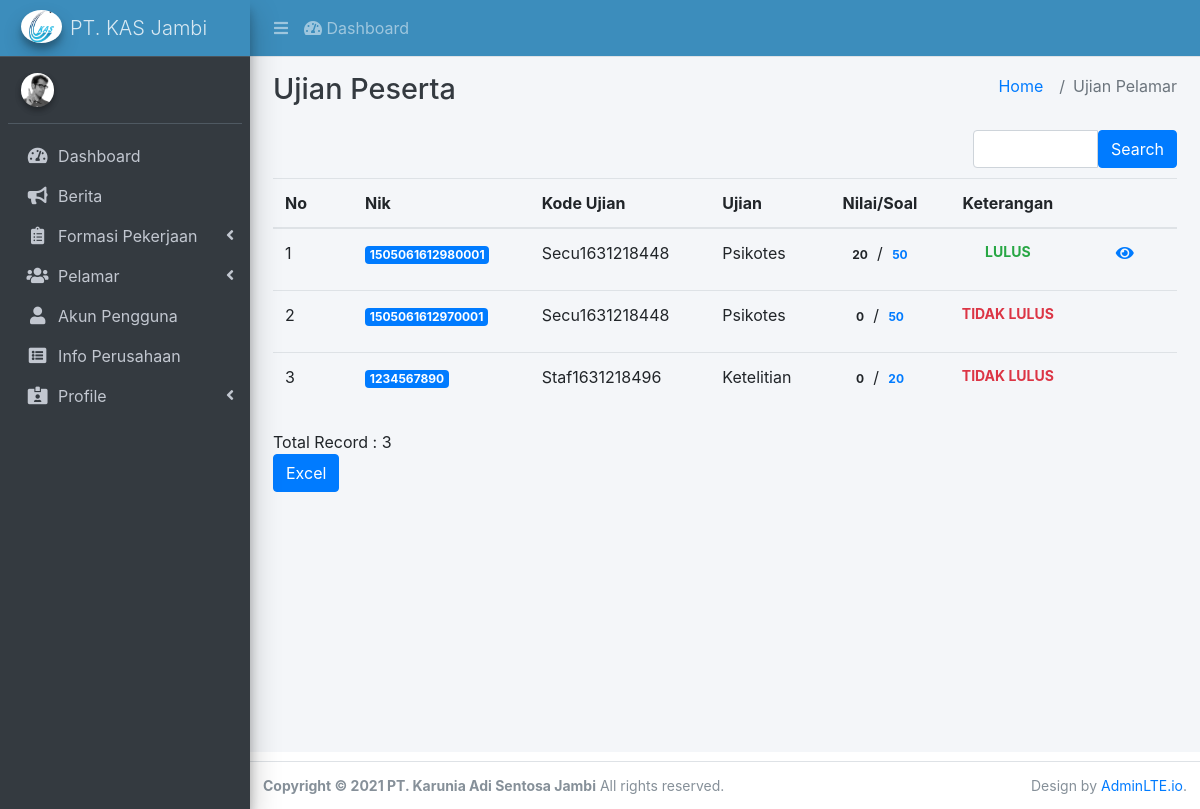
The app's page /index.php/admin/pelamar_jawaban with its own data.
### tables this page shows
CREATE TABLE IF NOT EXISTS `perusahaan` (
  `id` int(11) NOT NULL AUTO_INCREMENT,
  `lokasi` varchar(100) NOT NULL,
  `judul` text DEFAULT NULL,
  `deskripsi` text DEFAULT NULL,
  PRIMARY KEY (`id`)
);

CREATE TABLE IF NOT EXISTS `pelamar` (
  `nik` varchar(26) NOT NULL,
  `id_posisi` int(11) NOT NULL,
  `nama` varchar(100) NOT NULL,
  `jenis_kelamin` enum('Pria','Wanita') NOT NULL,
  `status` varchar(100) NOT NULL,
  `pekerjaan` varchar(100) NOT NULL,
  `tinggi_badan` int(3) NOT NULL,
  `berat_badan` int(3) NOT NULL,
  `email` varchar(100) NOT NULL,
  `hp` varchar(21) NOT NULL,
  `alamat` text NOT NULL,
  `username` varchar(35) NOT NULL,
  `password` varchar(100) NOT NULL,
  PRIMARY KEY (`nik`),
  UNIQUE KEY `username` (`username`)
);

### application/controllers/admin/Pelamar_jawaban.php (called while the page is built, shortened)
<?php
class Pelamar_jawaban extends CI_Controller
{
    private $container = "admin/container";
    private $defaultPageAttribute = array(
                        'title' => "Home",
                        'subtitle' => array("Home", "Ujian Pelamar"),
                        'bootstraps' => array(),
                        'scripts' => array(),
                        'content' => "admin/",
                        );
    function __construct()
    {
        $this->load->model('Pelamar_jawaban_model');
        $this->load->model('Soal_ujian_model');
        $this->load->model('Pelamar_model');
        $this->load->model('Jadwal_ujian_model');
        $this->load->library('form_validation');
    }
    public function index()
    {
        $q = urldecode($this->input->get('q', TRUE));
        $start = intval($this->input->get('start'));
        if ($q <> '') {
            $config['base_url'] = base_url() . 'admin/Pelamar_jawaban/index?q=' . urlencode($q);
            $config['first_url'] = base_url() . 'admin/Pelamar_jawaban/index?q=' . urlencode($q);
        } else {
            $config['base_url'] = base_url() . 'admin/Pelamar_jawaban/index';
            $config['first_url'] = base_url() . 'admin/Pelamar_jawaban/index';
        }
        $config['per_page'] = 10;
        $config['page_query_string'] = TRUE;
        $config['total_rows'] = $this->Pelamar_jawaban_model->total_rows_jadwal($q);
        $pelamar_jawaban = $this->Pelamar_jawaban_model->get_data_jadwal($config['per_page'], $start, $q);
        $this->load->library('pagination');
        $this->pagination->initialize($config);
        $this->defaultPageAttribute['content'] = "admin/pelamar_jawaban/pelamar_jawaban_list";
        $this->defaultPageAttribute['title'] = "Ujian Peserta";
        foreach ($pelamar_jawaban as $key => $jadwal) {
            $jadwal->total_soal = $this->db->query("SELECT COUNT(soal_ujian.id) AS total FROM soal_ujian WHERE soal_ujian.kode_soal = '".$jadwal->kode_soal."'")->row()->total;
            $jadwal->soal_terjawab = $this->db->query("SELECT COUNT(pelamar_jawaban.id) AS total FROM pelamar_jawaban WHERE pelamar_jawaban.nik='".$jadwal->nik."' AND pelamar_jawaban.id_soal IN (SELECT soal_ujian.id FROM soal_ujian WHERE soal_ujian.kode_soal = '".$jadwal->kode_soal."')")->row()->total;
            $jadwal->jawaban_benar = $this->db->query("SELECT COUNT(a.id) AS total FROM pelamar_jawaban a LEFT OUTER JOIN soal_ujian b ON a.id_soal = b.id WHERE a.jawaban=b.jawaban AND a.nik = '".$jadwal->nik."' AND b.kode_soal = '".$jadwal->kode_soal."'")->row()->total;
            if ($jadwal->jawaban_benar >= 1 && $jadwal->total_soal >= 1) {
                $jadwal->score = round(($jadwal->jawaban_benar / $jadwal->total_soal) * 100, 0);
                if($jadwal->score >= $jadwal->standar_nilai){
                    $jadwal->keterangan = "LULUS";
                }else {
                    $jadwal->keterangan = "TIDAK LULUS";
                }
            } elseif ($jadwal->total_soal >= 1) {
                $jadwal->keterangan = "TIDAK LULUS";
            } elseif ($jadwal->jawaban_benar >= 1) {
                $jadwal->score = 0;
                $jadwal->keterangan = NULL;
            }else {
                $jadwal->score = 0;
                $jadwal->keterangan = NULL;
            }
        }
        $data = array(
            'pelamar_jawaban_data' => $pelamar_jawaban,
            'q' => $q,
            'pagination' => $this->pagination->create_links(),
            'total_rows' => $config['total_rows'],
            'start' => $start,
            'PageAttribute' => $this->defaultPageAttribute
        );
        $this->load->view($this->container, $data);
    }
}

### index.php (called while the page is built, shortened)
<?php
require_once BASEPATH.'core/CodeIgniter.php';

### application/config/config.php (called while the page is built, shortened)
<?php
$config['base_url'] = ((isset($_SERVER['HTTPS']) && $_SERVER['HTTPS'] == "on") ? "https" : "http");
$config['base_url'] .= "://".$_SERVER['HTTP_HOST'];
$config['base_url'] .= preg_replace('@/+$@','',dirname($_SERVER['SCRIPT_NAME'])).'/';
$config['index_page'] = '';
$config['uri_protocol']	= 'REQUEST_URI';
$config['url_suffix'] = '';
$config['language']	= 'english';
$config['charset'] = 'UTF-8';
$config['enable_hooks'] = FALSE;
$config['subclass_prefix'] = 'MY_';
$config['composer_autoload'] = FALSE;
$config['permitted_uri_chars'] = 'a-z 0-9~%.:_\-';
$config['enable_query_strings'] = FALSE;
$config['controller_trigger'] = 'c';
$config['function_trigger'] = 'm';
$config['directory_trigger'] = 'd';
$config['allow_get_array'] = TRUE;
$config['log_threshold'] = 0;
$config['log_path'] = '';
$config['log_file_extension'] = '';
$config['log_file_permissions'] = 0644;
$config['log_date_format'] = 'Y-m-d H:i:s';
$config['error_views_path'] = '';
$config['cache_path'] = '';
$config['cache_query_string'] = FALSE;
$config['encryption_key'] = '';
$config['sess_driver'] = 'files';
$config['sess_cookie_name'] = 'ci_session';
$config['sess_expiration'] = 7200;
$config['sess_save_path'] = NULL;
$config['sess_match_ip'] = FALSE;
$config['sess_time_to_update'] = 300;
$config['sess_regenerate_destroy'] = FALSE;
$config['cookie_prefix']	= '';
$config['cookie_domain']	= '';
$config['cookie_path']		= '/';
$config['cookie_secure']	= FALSE;
$config['cookie_httponly'] 	= FALSE;
$config['standardize_newlines'] = FALSE;
$config['global_xss_filtering'] = FALSE;
$config['csrf_protection'] = FALSE;
$config['csrf_token_name'] = 'csrf_test_name';
$config['csrf_cookie_name'] = 'csrf_cookie_name';
$config['csrf_expire'] = 7200;
$config['csrf_regenerate'] = TRUE;
$config['csrf_exclude_uris'] = array();
$config['compress_output'] = FALSE;
$config['time_reference'] = 'local';
$config['rewrite_short_tags'] = FALSE;
$config['proxy_ips'] = '';

### application/models/Pelamar_jawaban_model.php (called while the page is built, shortened)
<?php
class Pelamar_jawaban_model extends CI_Model
{
    public $order = 'DESC';
    function total_rows_jadwal($q = NULL) {
        $this->db->from("pelamar_jadwal_overview");
        return $this->db->count_all_results();
    }
    function get_data_jadwal($limit, $start = 0, $q = NULL) {
        $this->db->order_by("nik", $this->order);
        $this->db->limit($limit, $start);
        return $this->db->get("pelamar_jadwal_overview")->result();
    }
}

### application/views/admin/pelamar_jawaban/pelamar_jawaban_list.php (the view, shortened to what this page needs)
<div class="row" style="margin-bottom: 10px">
    <div class="col-md-4">
    </div>
    <div class="col-md-4 text-center">
    </div>
    <div class="col-md-1 text-right">
    </div>
    <div class="col-md-3 text-right">
        <form action="<?php echo site_url('admin/Pelamar_jawaban/index'); ?>" class="form-inline" method="get">
            <div class="input-group">
                <input type="text" class="form-control" name="q" value="<?php echo $q; ?>">
                <span class="input-group-btn">
                    <button class="btn btn-primary" type="submit">Search</button>
                </span>
            </div>
        </form>
    </div>
</div>
<div class="table-responsive">
    <table class="table" style="width: 100%; border-collapse: collapse;table-layout: auto;">
        <thead>
            <tr>
                <th>No</th>
                <th>Nik</th>
                <th>Kode Ujian</th>
                <th>Ujian</th>
                <th class="text-center">Nilai/Soal</th>
                <th class="text-center">Keterangan</th>
                <th></th>
            </tr>
        </thead>
        <tbody>
            <?php
            foreach ($pelamar_jawaban_data as $pelamar_jawaban) {
            ?>
                <tr>
                    <td width="80px"><?php echo ++$start ?></td>
                    <td><a href="admin/Pelamar/read/<?php echo $pelamar_jawaban->nik ?>" title="<?php echo $pelamar_jawaban->nama ?>"><span class="badge badge-primary"><?php echo $pelamar_jawaban->nik ?></span></a></td>
                    <td><?php echo $pelamar_jawaban->kode_ujian ?></td>
                    <td><?php echo $pelamar_jawaban->judul_ujian ?></td>
                    <td class="text-center">
                        <?php if ($pelamar_jawaban->soal_terjawab == $pelamar_jawaban->total_soal && $pelamar_jawaban->total_soal >= 1) : ?>
                            <p class="text-success text-lg" title="Nilai Akhir"><strong><?php echo $pelamar_jawaban->score ?></strong></p>
                        <?php else : ?>
                            <span class="badge badge-default" title="Soal Terjawab"><?php echo $pelamar_jawaban->soal_terjawab ?></span> / <a href="admin/Jadwal_ujian/formasi/<?php echo $pelamar_jawaban->id_posisi ?>"><span class="badge badge-default" title="Total Soal"><?php echo $pelamar_jawaban->total_soal ?></span></a>
                        <?php endif ?>
                    </td>
                    <td class="text-center">
                        <?php
                        if ($pelamar_jawaban->keterangan == "TIDAK LULUS") : ?>
                            <p class="text-danger text-sm" title="Nilai Akhir"><strong><?php echo $pelamar_jawaban->keterangan ?></strong></p>
                        <?php elseif ($pelamar_jawaban->keterangan == "LULUS") : ?>
                            <p class="text-success text-sm" title="Nilai Akhir"><strong><?php echo $pelamar_jawaban->keterangan ?></strong></p>
                        <?php else : ?>
                            <p class="text-seconaday text-sm" title="Nilai Akhir"><strong>BELUM DIMULAI</strong></p>
                        <?php endif ?>
                    </td>
                    <td style="text-align:center" width="100px">
                        <?php if ($pelamar_jawaban->soal_terjawab >= 1) : ?>
                            <a href="<?php echo site_url('admin/Pelamar_jawaban/read/' . $pelamar_jawaban->nik . '/' . $pelamar_jawaban->kode_soal) ?>" title="Lihat detail"><i class="fa fa-eye text-primary"></i>&nbsp;</a>
                        <?php endif; ?>
                    </td>
                </tr>
            <?php
            }
            ?>
        </tbody>
    </table>
</div>
<div class="row">
    <div class="col-md-6">
        <div class="well well-sm well-primary">Total Record : <?php echo $total_rows ?></div>
        <?php echo anchor(site_url('admin/Pelamar_jawaban/excel'), 'Excel', 'class="btn btn-primary"'); ?>
    </div>
    <div class="col-md-6 text-right">
    </div>
</div>

### application/views/admin/_partials/sidebar.php (shortened to what this page needs)
<aside class="main-sidebar sidebar-dark-primary elevation-4">
  <a href="index3.html" class="brand-link navbar-lightblue">
    <?php $l = (base_url($this->db->where("lokasi", "logo")->get("perusahaan")->row()->deskripsi)) ?>
    <img src="<?php echo ($l) ?>" alt="AdminLTE Logo" class="brand-image img-circle elevation-3" style="opacity: 1;background-color: white;">
    <span class="brand-text font-weight-light">PT. KAS Jambi</span>
  </a>
  <div class="sidebar">
    <div class="user-panel mt-3 pb-3 mb-3 d-flex">
      <div class="image">
        <?php if ($this->session->userdata("level") != "Admin") : ?>
          <img src="assets/images/avatars/user2-160x160.jpg" class="img-circle elevation-2" alt="User Image">
        <?php endif ?>
      </div>
      <div class="info">
      </div>
    </div>
    <nav class="mt-2">
      <ul class="nav nav-pills nav-sidebar flex-column nav-flat nav-child-indent" data-widget="treeview" role="menu" data-accordion="false">
        <li class="nav-item">
          <a href="Admin/Dashboard" class="nav-link">
            <i class="nav-icon fas fa-tachometer-alt"></i>
            <p>
              Dashboard
            </p>
          </a>
        </li>
        <li class="nav-item">
          <a href="admin/Pengumuman" class="nav-link">
            <i class="nav-icon fas fa-bullhorn"></i>
            <p>
              Berita
            </p>
          </a>
        </li>
        <li class="nav-item has-treeview">
          <a href="#" class="nav-link">
            <i class="nav-icon fas fa-clipboard-list"></i>
            <p>
              Formasi Pekerjaan
              <i class="right fas fa-angle-left"></i>
            </p>
          </a>
        </li>
        <li class="nav-item has-treeview">
          <a href="#" class="nav-link">
            <i class="nav-icon fas fa-users"></i>
            <p>
              Pelamar
              <i class="right fas fa-angle-left"></i>
            </p>
          </a>
        </li>
        <li class="nav-item">
          <a href="admin/Users" class="nav-link">
            <i class="nav-icon fas fa-user"></i>
            <p>
              Akun Pengguna
            </p>
          </a>
        </li>
        <li class="nav-item">
          <a href="admin/Dashboard/data_perusahaan" class="nav-link">
            <i class="nav-icon fas fa-list-alt"></i>
            <p>
              Info Perusahaan
            </p>
          </a>
        </li>
        <li class="nav-item has-treeview">
          <a href="#" class="nav-link">
            <i class="nav-icon fas fa-id-card-alt"></i>
            <p>
              Profile
              <i class="right fas fa-angle-left"></i>
            </p>
          </a>
        </li>
      </ul>
    </nav>
  </div>
</aside>

### records on screen
perusahaan: deskripsi (picture)
pelamar: nik "1505061612980001", kode_ujian "Secu1631218448", judul_ujian "Psikotes", soal_terjawab "20", total_soal "50", keterangan "LULUS"
pelamar: nik "1505061612970001", kode_ujian "Secu1631218448", judul_ujian "Psikotes", soal_terjawab "0", total_soal "50", keterangan "TIDAK LULUS"
pelamar: nik "1234567890", kode_ujian "Staf1631218496", judul_ujian "Ketelitian", soal_terjawab "0", total_soal "20", keterangan "TIDAK LULUS"

### other values on screen
$PageAttribute['title'] "Ujian Peserta"
$PageAttribute['subtitle'][$i] "Ujian Pelamar"
$total_rows "3"
